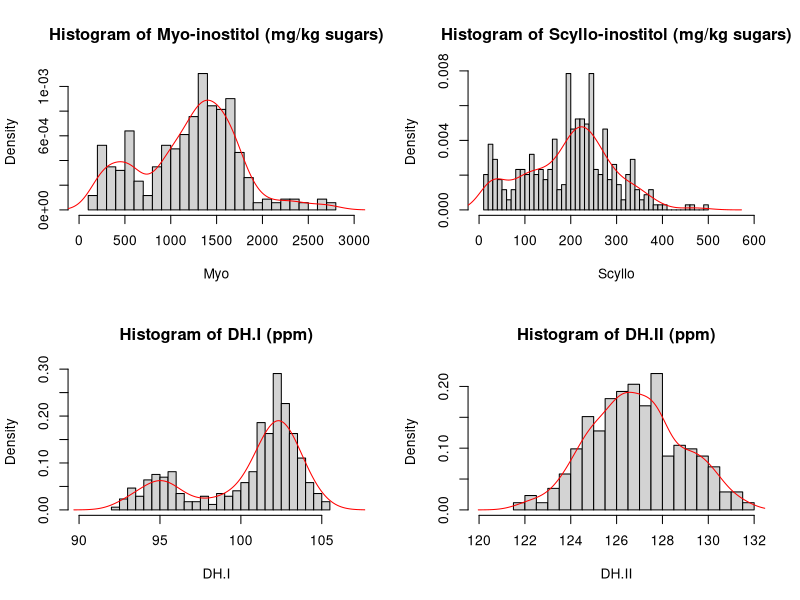
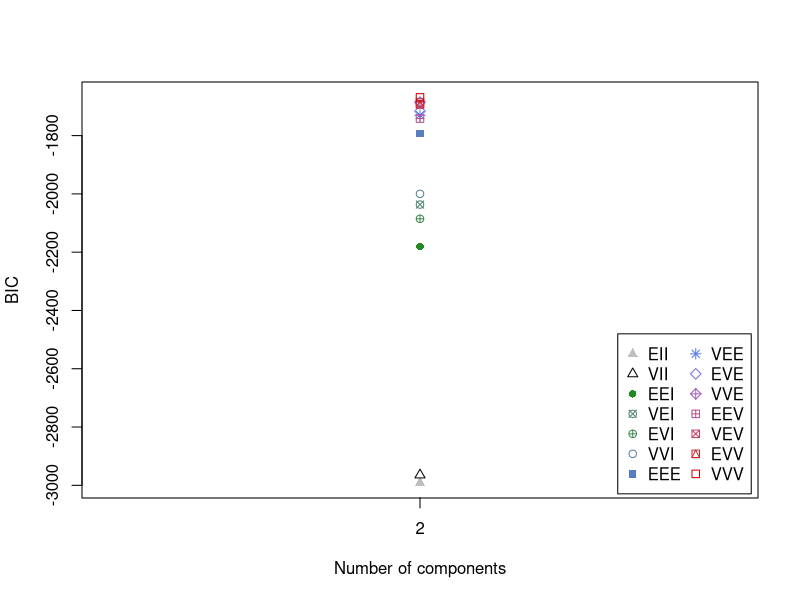
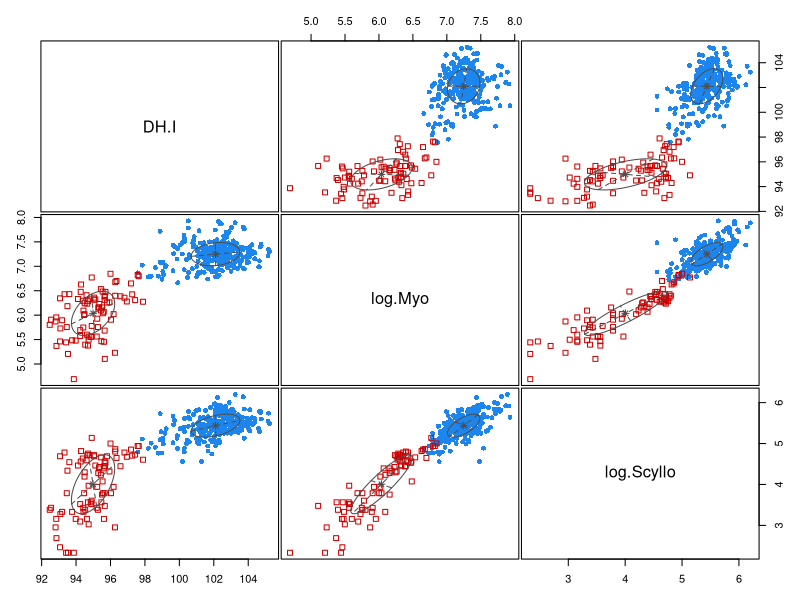
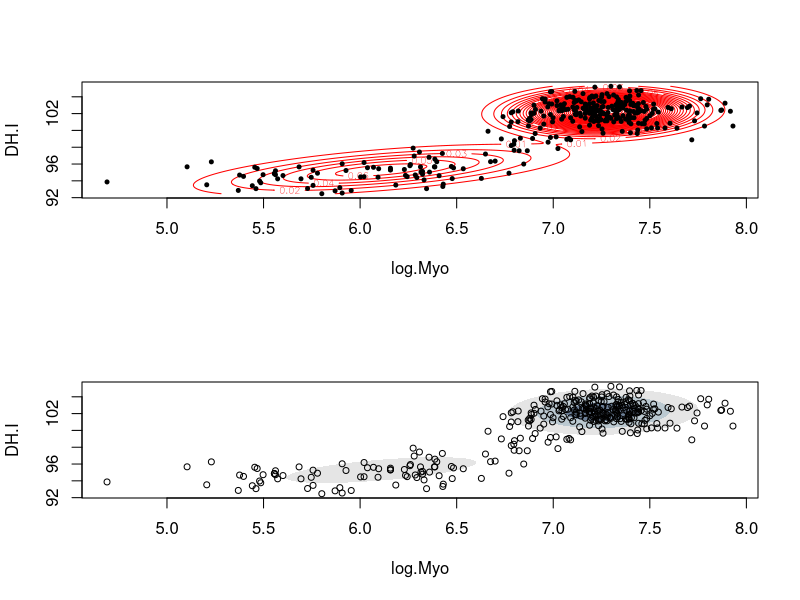
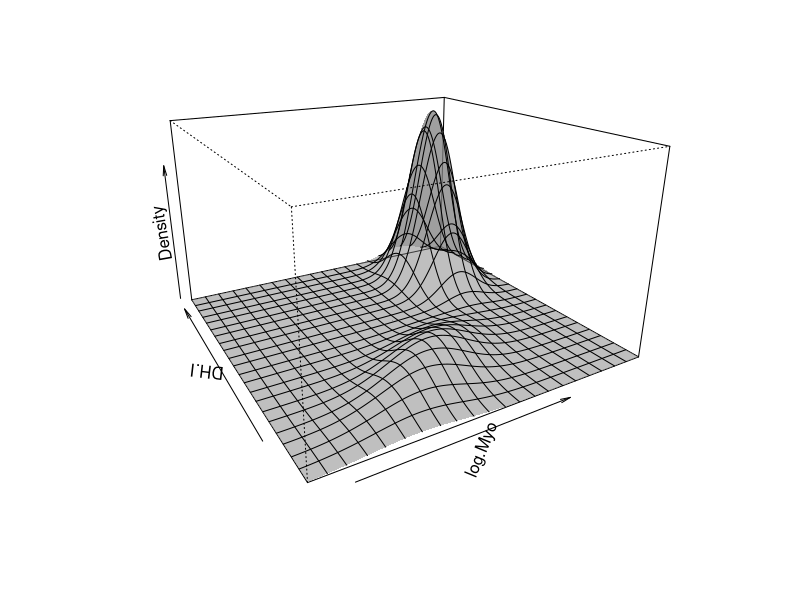
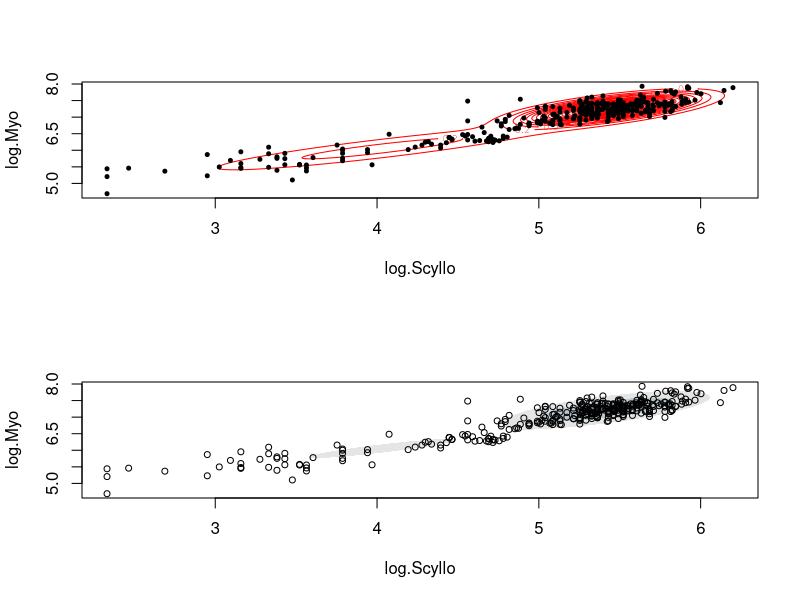
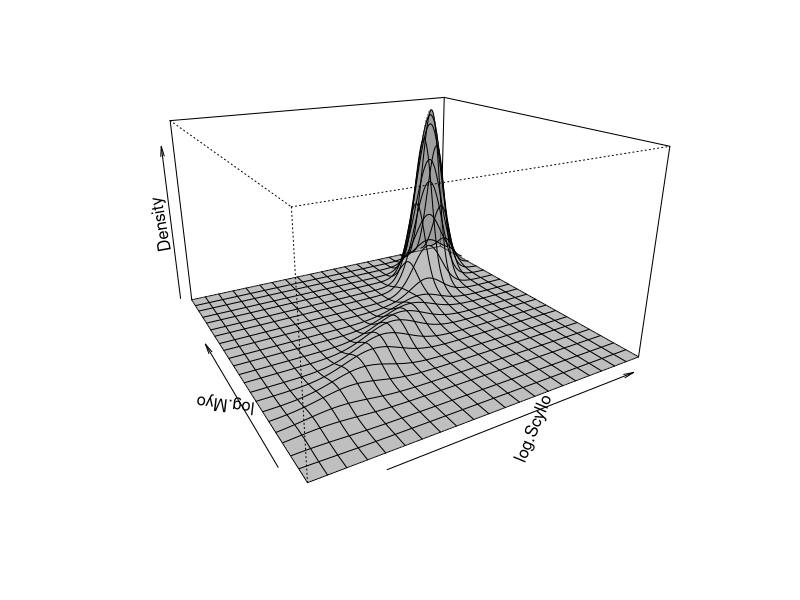
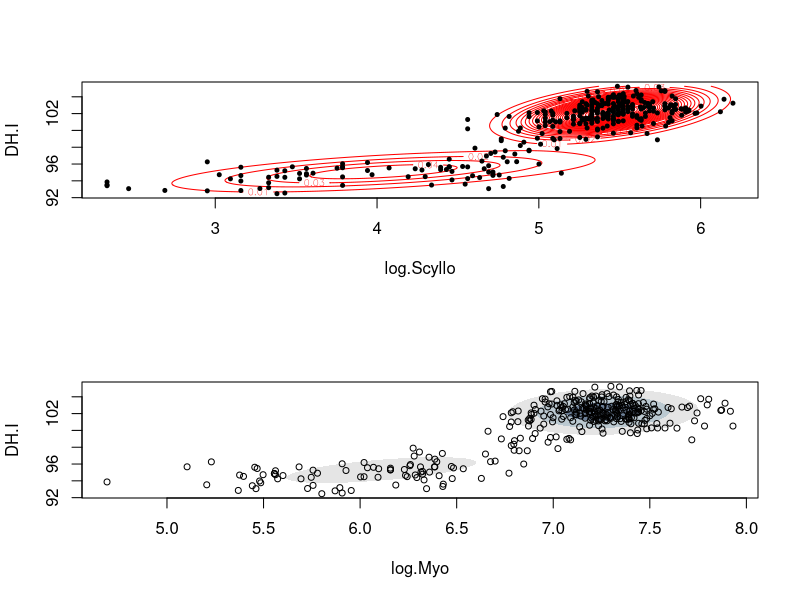

The R source for these figures, in order:
install.packages("mclust")
install.packages("ggplot2")

library(mclust)
library(ggplot2)

data <- read.csv("Wines.csv", header = TRUE, sep = ";")
attach(data)

# Histograms e EDA

par(mfrow = c(2, 2))
hist(Myo, nclass=35, freq = FALSE, main="Histogram of Myo-inostitol (mg/kg sugars)",
     xlim=c(0,3000)) #, ylim=c(0,40))
lines(density(Myo), col="red")

hist(Scyllo, nclass=35, freq = FALSE, main="Histogram of Scyllo-inostitol (mg/kg sugars)",
     xlim=c(0,600)) #, ylim=c(0,40))
lines(density(Scyllo), col="red")

hist(DH.I, nclass=35, freq = FALSE, main="Histogram of DH.I (ppm)",
     xlim=c(90, 107))#, ylim=c(0,40))
lines(density(DH.I), col="red")

hist(DH.II, nclass=35, freq = FALSE, main="Histogram of DH.II (ppm)",
     xlim=c(120, 132)) #, ylim=c(0,40))
lines(density(DH.II), col="red")

# Trsformazioni logaritmiche e preparazione del data.frame

DH.I=data[,3]
log.Myo=log(data[,1])
log.Scyllo=log(data[,2])

wines=data.frame(DH.I, log.Myo, log.Scyllo)

# Scelta del modello via BIC (Bayesian Information Criterion)

BIC <- mclustBIC(wines, G=2)

par(mfrow = c(1,1))
plot(BIC)

summary(BIC)

# Stima dei parametri della mistura a tre componenti (log(Myo), log(Scyllo) e DH.I) via EM-algorithm

winesMclust <- Mclust(wines, x=BIC, G=2)
summary(winesMclust, parameters = TRUE)

# Identificazione delle sottopopolazioni (Genuine=1 vs. Adulterated=2 samples)

class=winesMclust$classification

wines.class=data.frame(wines, class, winesMclust$z)
colnames(wines.class)[c(5,6)] <- c("z.i1","z.i2")
wines.class
plot(winesMclust, what = "classification")

# Sotto-analisi con differenti combinazioni di coppie di variabili o singole variabili

# log(Myo) vs. DH.I
data.1 = data.frame(log.Myo, DH.I)

mod.1 = densityMclust(data.1, G=2, x=BIC, plot=FALSE)
summary(mod.1, parameter=TRUE)

par(mfrow = c(2,1))
plot(mod.1, what = "density", data = data.1, drawlabels = TRUE, points.pch = 20, col="red", nlevels=30)
plot(mod.1, what = "density", type = "hdr", data=data.1)

par(mfrow = c(1,1))
plot(mod.1, what = "density", type = "persp")  # Perspective plot

# log(Myo) vs.log(Scyllo)

data.2=data.frame(log.Scyllo, log.Myo)

mod.2 = densityMclust(data.2, G=2, x=BIC, plot=FALSE)
summary(mod.2, parameter=TRUE)

par(mfrow = c(2,1))
plot(mod.2, what = "density", data = data.2, drawlabels = TRUE, points.pch = 20, col="red", nlevels=20)
plot(mod.2, what = "density", type = "hdr", data=data.2)

par(mfrow = c(1,1))
plot(mod.2, what = "density", type = "persp")

# log(Scyllo) vs. DH.I

data.3 = data.frame(log.Scyllo, DH.I)

mod.3 = densityMclust(data.3, G=2, x=BIC, plot=FALSE)
summary(mod.3, parameter=TRUE)

par(mfrow = c(2,1))
plot(mod.3, what = "density", data = data.3, drawlabels = TRUE, points.pch = 20, col="red", nlevels=30)
plot(mod.1, what = "density", type = "hdr", data=data.1)

par(mfrow = c(1,1))
plot(mod.3, what = "density", type = "persp")  # Perspective plot


# Per qualche ulteriore dettaglio sui modelli implementati da Mclust o sul criterio di selezione BIC vedere:
# https://rdrr.io/cran/mclust/man/mclustModelNames.html
# https://stats.stackexchange.com/questions/237220/mclust-model-selection


# DH.I

mod.4 <- densityMclust(data.matrix(DH.I), modelNames = "V", G=2, plot=FALSE)
summary(mod.4, parameter=TRUE)

par(mfrow = c(1,1))
plot(mod.4, what = "density", data = DH.I, col="red")
plot(mod.4, what = "density", type = "persp")

# log(Myo)

mod.5 <- densityMclust(log.Myo, modelNames = "V", G=2, plot=FALSE)
summary(mod.5, parameter=TRUE)

plot(mod.5, what = "density", data = log.Myo, col="red")
plot(mod.5, what = "density", type = "persp")

# log(Scyllo)

mod.6 <- densityMclust(log.Scyllo, modelNames = "V", G=2, plot=FALSE)
summary(mod.6, parameter=TRUE)

plot(mod.6, what = "density", data = log.Scyllo, col="red")
plot(mod.6, what = "density", type = "persp")
